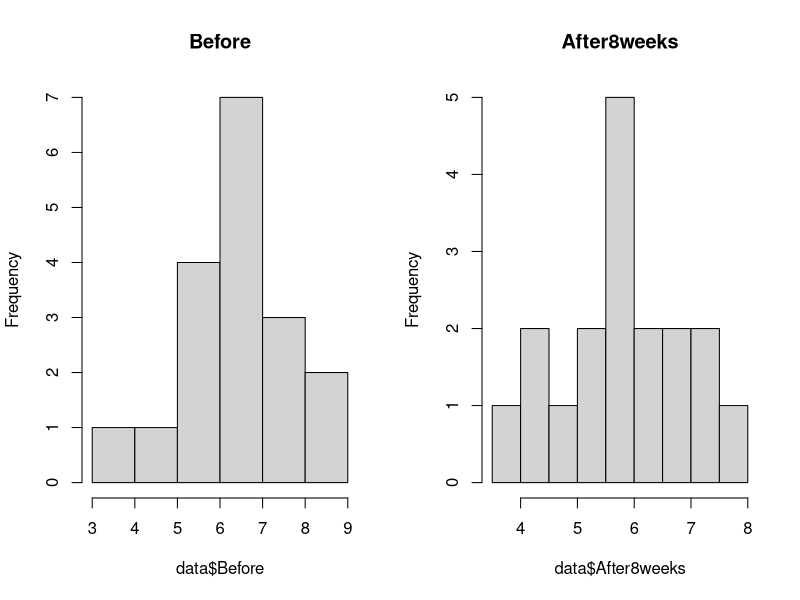
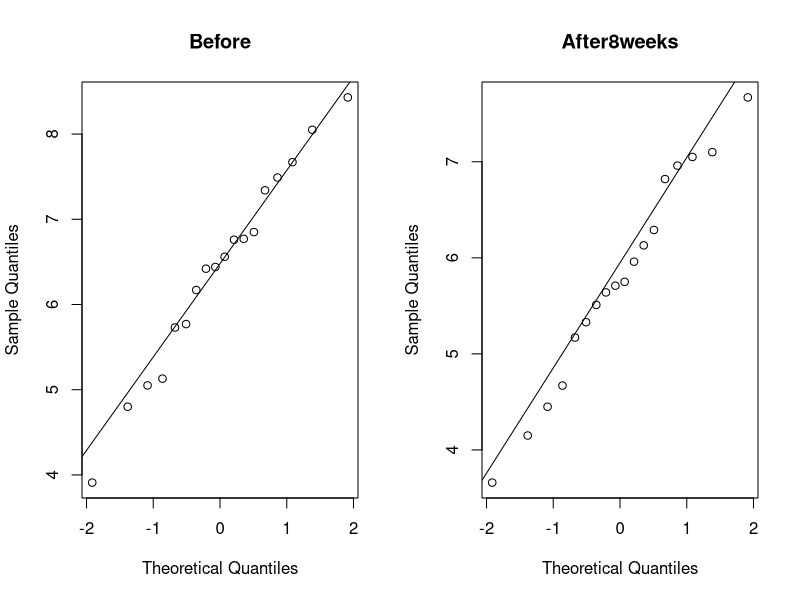
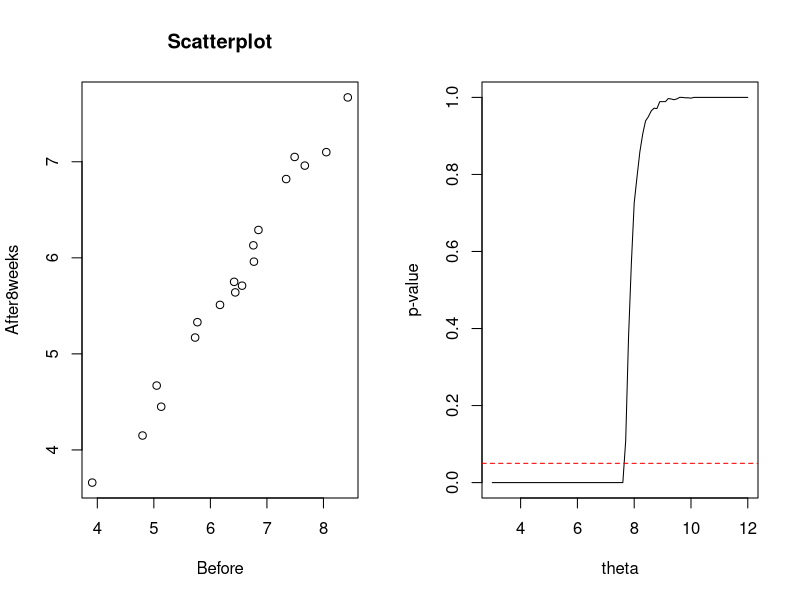
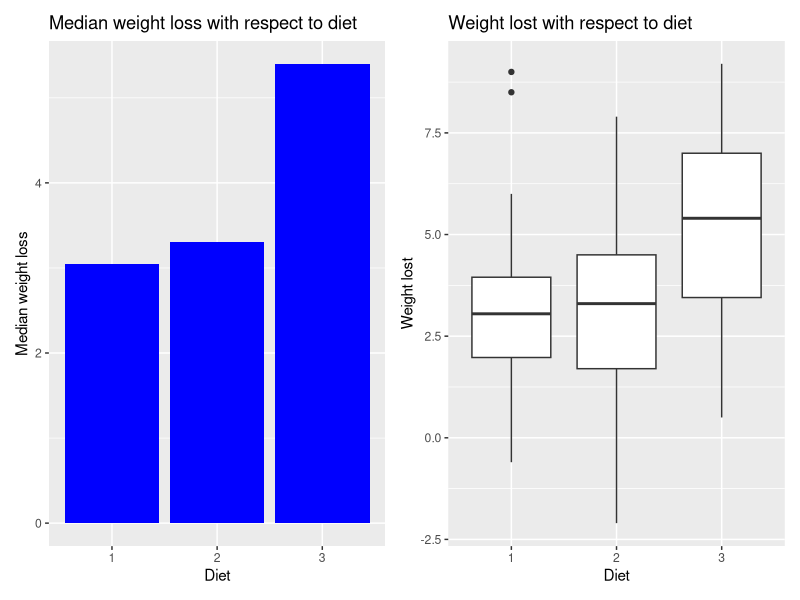
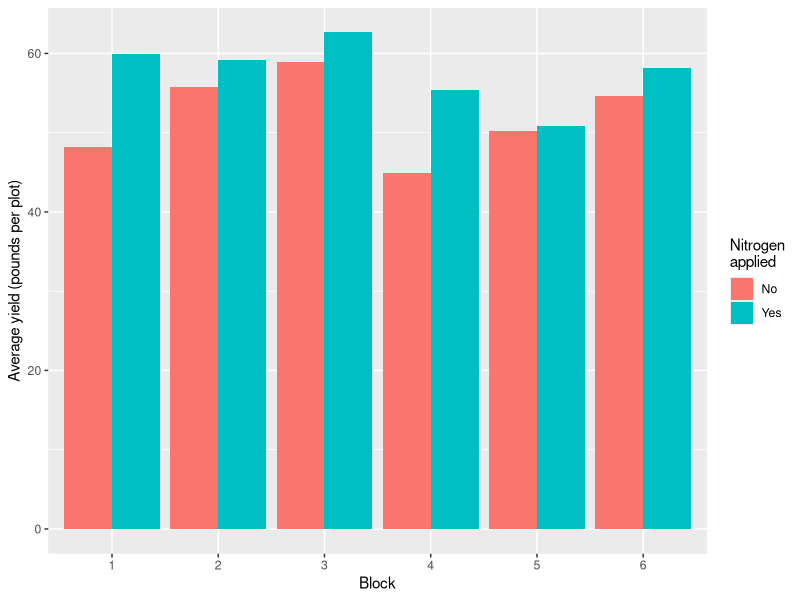

Recreate these plots in R, in order.
## ---- chunk 1
#knitr::opts_chunk$set(echo = TRUE)
library(tidyverse)
library(ggplot2)
library(patchwork)

## ---- chunk 2
data <- data.frame(
  Before = c(6.42, 6.76, 6.56, 4.8, 8.43, 7.49, 8.05, 5.05, 5.77, 3.91, 
             6.77, 6.44, 6.17, 7.67, 7.34, 6.85, 5.13, 5.73),
  After8weeks = c(5.75, 6.13, 5.71, 4.15, 7.67, 7.05, 7.1, 4.67, 5.33, 3.66, 
                  5.96, 5.64, 5.51, 6.96, 6.82, 6.29, 4.45, 5.17)
)

# Plot histograms of the two variables
par(mfrow=c(1,2))
hist(data$Before, main="Before")
hist(data$After8weeks, main="After8weeks")

# Check normality of the variables using a qqplot
par(mfrow=c(1,2))
qqnorm(data$Before, main="Before")
qqline(data$Before)
qqnorm(data$After8weeks, main="After8weeks")
qqline(data$After8weeks)

# Check for any inconsistencies in the data using a scatterplot
plot(data$Before, data$After8weeks, main="Scatterplot", xlab="Before", ylab="After8weeks")

# Calculate the correlation between the two variables
correlation <- cor(data$Before, data$After8weeks)
print(paste("Correlation between Before and After8weeks:", round(correlation, 2)))
## ---- chunk 3
t.test(data$Before, data$After8weeks, paired = TRUE)
## ---- chunk 4
wilcox.test(data$Before, data$After8weeks, paired = TRUE)
## ---- chunk 5
n <- length(data$After8weeks)
sample_mean <- mean(data$After8weeks)
sample_var <- var(data$After8weeks)
# Diet
## ---- chunk 6
theta_hat <- 2 * sample_mean - 3
## ---- chunk 7
margin_of_error <- qt(0.975, df = n-1) * sqrt((theta_hat - 3)^2 / (12 * n))
lower_ci <- theta_hat - margin_of_error
upper_ci <- theta_hat + margin_of_error
## ---- chunk 8
cat("Estimate for theta (theta hat):", theta_hat, "\n")
cat("95% Confidence interval for theta:", round(lower_ci, 3), "-", round(upper_ci, 3), "\n")
## ---- chunk 9
margin_of_error <- qt(0.975, df = n-1) * sqrt(sample_var / n) * sqrt(12)
lower_ci <- sample_mean - margin_of_error
upper_ci <- sample_mean + margin_of_error
## ---- chunk 10
cat("More precise 95% Confidence interval for theta:", round(lower_ci, 3), "-", round(upper_ci, 3), "\n")
## ---- chunk 11
B <- 1000
## ---- chunk 12
boot_samples <- rep(0, B)
## ---- chunk 13
for (i in 1:B) {
  boot_samples[i] <- max(sample(data$After8weeks, replace = TRUE))
}
## ---- chunk 14
p_value <- sum(boot_samples >= max(data$After8weeks)) / B
## ---- chunk 15
cat("p-value:", p_value, "\n")
## ---- chunk 16
theta <- seq(3, 12, by = 0.1)
## ---- chunk 17
p_values <- rep(0, length(theta))
## ---- chunk 18
for (i in 1:length(theta)) {
  boot_samples <- rep(0, B)
  for (j in 1:B) {
    boot_samples[j] <- max(runif(18, min = 3, max = theta[i]))
  }
  p_values[i] <- sum(boot_samples >= max(data$After8weeks)) / B
}
## ---- chunk 19
plot(theta, p_values, type = "l", xlab = "theta", ylab = "p-value")
abline(h = 0.05, lty = 2, col = "red")
## ---- chunk 20
wilcox.test(data$After8weeks, mu = 6, alternative = "less")
## ---- chunk 21
num_less_than_4.5 <- sum(data$After8weeks < 4.5)
## ---- chunk 22
binom.test(num_less_than_4.5, n = nrow(data), p = 0.25, alternative = "less")
## ---- chunk 23
knitr::opts_chunk$set(echo = TRUE)
diet <- read.table("resources/diet.txt", header = TRUE)
diet <- diet %>% 
  mutate(weight_loss = preweight - weight6weeks)
## ---- chunk 24
head(diet)

## ---- chunk 25

box_plot <- diet %>%
  ggplot(aes(x = factor(diet), y = weight_loss)) +
  geom_boxplot() +
  labs(x = "Diet", y = "Weight lost", title = "Weight lost with respect to diet")

median_plot <- diet %>% 
  group_by(diet) %>% 
  summarize(median_weight_loss = median(weight_loss)) %>%
  ggplot(aes(x=factor(diet), y=median_weight_loss)) +
  geom_bar(stat="identity", fill="blue") +
  labs(x="Diet", y ="Median weight loss", title="Median weight loss with respect to diet") 

median_plot + box_plot

## ---- chunk 26
fit <- aov(weight_loss ~ diet , data = diet)
summary(fit)
## ---- chunk 27
diet %>% 
  group_by(diet) %>% 
  summarize(median_weight_loss = median(weight_loss)) %>%
  arrange(desc(median_weight_loss))
## ---- chunk 28
fit <- aov(weight_loss ~ diet * gender, data = diet)
summary(fit)

## ---- chunk 29
library(MASS)
## ---- chunk 30
plot_labels <- rep(1:24, each = 3)
## ---- chunk 31
set.seed(123) # for reproducibility
plot_labels <- sample(plot_labels)
## ---- chunk 32
treatments <- rep(c("N", "P", "K"), length.out = 72)
treatments <- treatments[plot_labels]
## ---- chunk 33
npk_rand <- data.frame(plot = plot_labels, treatment = treatments)
## ---- chunk 34
library(tidyr)
npk_rand_wide <- reshape(npk_rand, direction = "wide", idvar = "plot", timevar = "treatment")
## ---- chunk 35
npk_rand_wide
## ---- chunk 36
library(dplyr)
npk_avg <- npk %>% 
  group_by(block, N) %>% 
  summarize(avg_yield = mean(yield))
## ---- chunk 37
library(ggplot2)
ggplot(npk_avg, aes(x = factor(block), y = avg_yield, fill = factor(N))) +
  geom_col(position = "dodge") +
  labs(x = "Block", y = "Average yield (pounds per plot)", fill = "Nitrogen") +
  scale_fill_discrete(name = "Nitrogen\napplied", labels = c("No", "Yes"))
